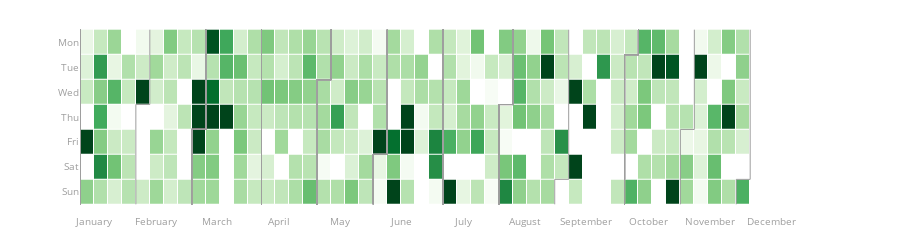

Notebook code for this chart:
### Code cell
from plotly_calplot import calplot


# prendre uniquement les données de 2024 date de lecture
df_stat2 = df_stat[df_stat['heure de début'].dt.year == 2024]


fig = calplot(df_stat2, x="date lecture", y="Temps de lecture en minute")
fig.show()
